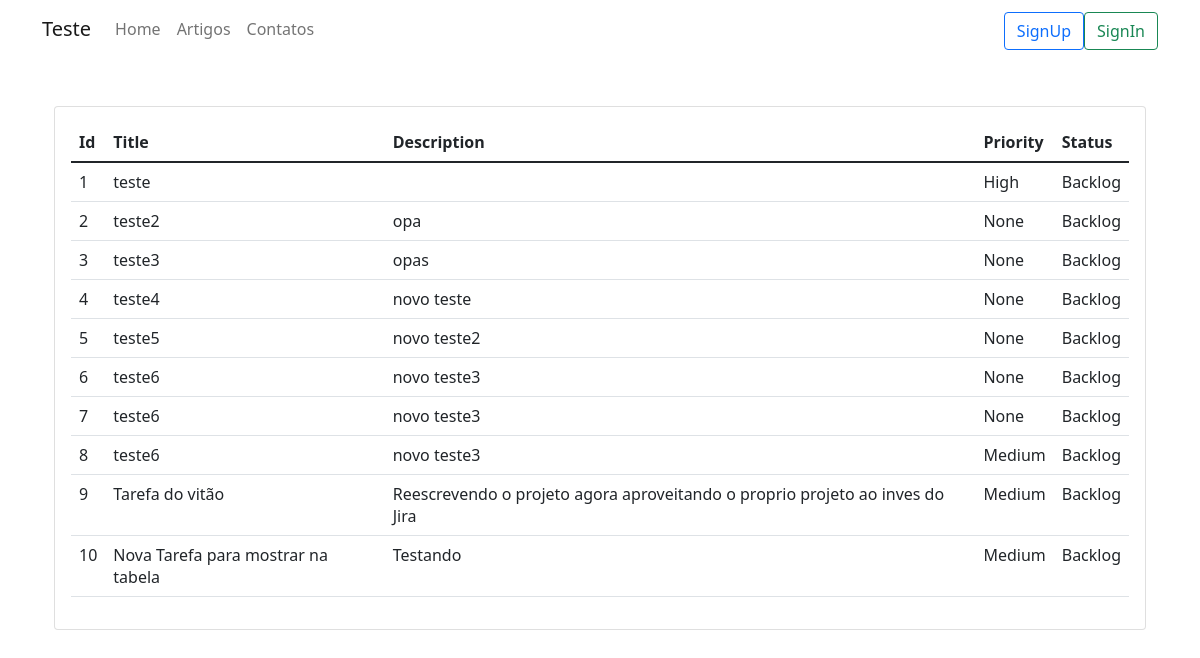
The page /tasks on the database its author committed.
### apiweb/models/models.py (models this page shows)
class Task(database.Model):
    __tablename__ = 'tb_task'
    id = database.Column(database.Integer, primary_key=True)
    title = database.Column(database.String(40), nullable=False)
    description = database.Column(database.Text, nullable=True)
    priority = database.Column(database.String, default="Medium") #Valores do Campo no banco -> ['Very high', 'High', 'Medium', 'Low', 'Very low']
    status = database.Column(database.String, default="Backlog") #Valores do Campo no banco -> ['Backlog', 'In progress', 'Completed']
    created_at = database.Column(database.DateTime, default=datetime.utcnow)
    account_id = database.Column(database.Integer, database.ForeignKey('tb_account.id'), nullable=False)

### apiweb/controllers/controller.py (the view)
class NewListTask(Resource):
    def get(self):
        tasks = Task.query.all()
        headers = {'Content-Type': 'text/html'}
        return make_response(render_template('tasks.html', tasks=tasks), headers)

### apiweb/templates/tasks.html
{% extends 'index.html' %}
{% block tasks %}
<section class="container">
    <div class="container mt-5 d-flex justify-content-center">
        <div class="card p-3">
            <div class="d-flex align-items-center">
                <table class="table table-hover">
                    <thead>
                        <tr>
                            <th scope="col" >Id</th>
                            <th scope="col">Title</th>
                            <th scope="col">Description</th>
                            <th scope="col">Priority</th>
                            <th scope="col">Status</th>
                        </tr>
                    </thead>
                    <tbody>
                        {% for task in tasks %}
                            <tr>
                                <td>{{ task.id }}</td>
                                <td>{{ task.title }}</td>
                                <td>{{ task.description }}</td>
                                <td>{{ task.priority.title() }}</td>
                                <td>{{ task.status }}</td>
                            </tr>
                        {% endfor %}
                    </tbody>
                </table>
            </div>
        </div>
    </div>
</section>
{% endblock %}

### apiweb/templates/index.html (shortened to what this page needs)
<html lang="pt-br">
<head>
    <link href="https://cdn.jsdelivr.net/npm/bootstrap@5.1.2/dist/css/bootstrap.min.css" rel="stylesheet">
</head>
<body>
    {% include 'navbar.html' %}
    {% block tasks %}
    {% endblock %}
</body>
</html>

### apiweb/templates/navbar.html
<header>
    <nav class="navbar navbar-expand-lg navbar-light">
        <div class="container">
            <a href="/" class="navbar-brand">Teste</a>
            <ul class="navbar-nav me-auto mb-2 mb-lg-0">
                <li class="nav-item">
                    <a href="/" class="nav-link">Home</a>
                </li>
                <li class="nav-item">
                    <a href="/article" class="nav-link">Artigos</a>
                </li>
                <li class="nav-item">
                    <a href="/contact" class="nav-link">Contatos</a>
                </li>
            </ul>
            <div class="d-flex mt-1">
                <a href="/create" class="btn btn-outline-primary ">SignUp</a>
                <a href="/login" class="btn btn-outline-success">SignIn</a>
            </div>
        </div>
    </nav>
</header>

### rows shown on the page
Task: id "1", title "teste", priority "High", status "Backlog"
Task: id "2", title "teste2", description "opa", priority "None", status "Backlog"
Task: id "3", title "teste3", description "opas", priority "None", status "Backlog"
Task: id "4", title "teste4", description "novo teste", priority "None", status "Backlog"
Task: id "5", title "teste5", description "novo teste2", priority "None", status "Backlog"
Task: id "6", title "teste6", description "novo teste3", priority "None", status "Backlog"
Task: id "7", title "teste6", description "novo teste3", priority "None", status "Backlog"
Task: id "8", title "teste6", description "novo teste3", priority "Medium", status "Backlog"
Task: id "9", title "Tarefa do vitão", description "Reescrevendo o projeto agora aproveitando o proprio projeto ao inves do Jira", priority "Medium", status "Backlog"
Task: id "10", title "Nova Tarefa para mostrar na tabela", description "Testando", priority "Medium", status "Backlog"
